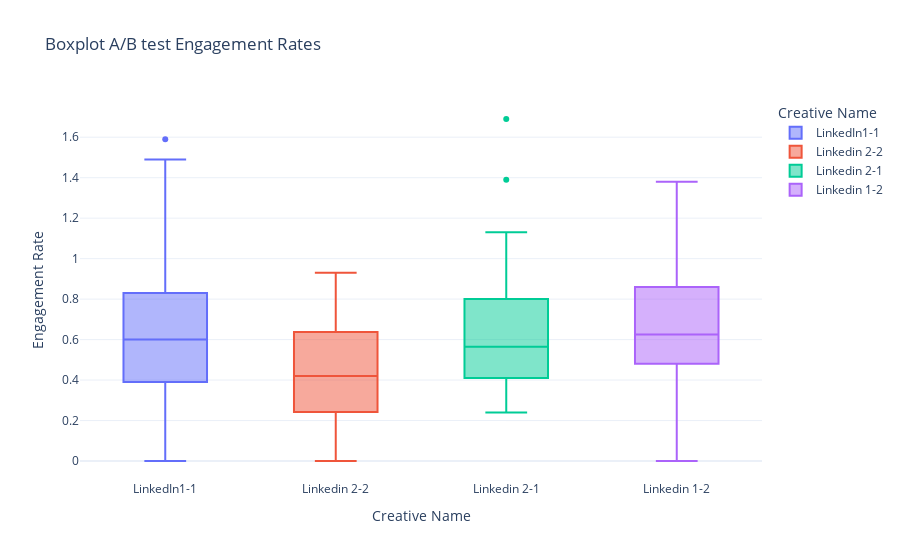

Write notebook code for a chart like this one.
### Code cell
fig.show()

### Figure 1 — Plotly figure (JSON) as saved in the notebook; plotly's stock layout.template omitted (floating-point values rounded to 4 significant figures)
{"data": [{"alignmentgroup": "True", "hovertemplate": "Creative Name=%{x}<br>Engagement Rate=%{y}<extra></extra>", "legendgroup": "LinkedIn1-1", "marker": {"color": "#636efa"}, "name": "LinkedIn1-1", "notched": false, "offsetgroup": "LinkedIn1-1", "orientation": "v", "showlegend": true, "type": "box", "x": ["LinkedIn1-1", "LinkedIn1-1", "LinkedIn1-1", "LinkedIn1-1", "LinkedIn1-1", "LinkedIn1-1", "LinkedIn1-1", "LinkedIn1-1", "LinkedIn1-1", "LinkedIn1-1", "LinkedIn1-1", "LinkedIn1-1", "LinkedIn1-1", "LinkedIn1-1", "LinkedIn1-1", "LinkedIn1-1", "LinkedIn1-1", "LinkedIn1-1", "LinkedIn1-1", "LinkedIn1-1", "LinkedIn1-1", "LinkedIn1-1", "LinkedIn1-1", "LinkedIn1-1", "LinkedIn1-1", "LinkedIn1-1", "LinkedIn1-1", "LinkedIn1-1", "LinkedIn1-1", "LinkedIn1-1", "LinkedIn1-1", "LinkedIn1-1", "LinkedIn1-1", "LinkedIn1-1", "LinkedIn1-1", "LinkedIn1-1", "LinkedIn1-1", "LinkedIn1-1", "LinkedIn1-1", "LinkedIn1-1", "LinkedIn1-1", "LinkedIn1-1", "LinkedIn1-1", "LinkedIn1-1", "LinkedIn1-1", "LinkedIn1-1", "LinkedIn1-1", "LinkedIn1-1", "LinkedIn1-1", "LinkedIn1-1"], "x0": " ", "xaxis": "x", "y": ["0.83%", "1.18%", "1.59%", "0.70%", "1.43%", "1.49%", "1.19%", "0.67%", "0.47%", "0.51%", "0.58%", "0.39%", "0.55%", "0.70%", "0.73%", "1.07%", "0.51%", "0.63%", "1.02%", "0%", "0%", "0.34%", "1.16%", "0.67%", "0.49%", "1.01%", "0.31%", "0.71%", "0.57%", "0%", "0.89%", "0.65%", "0%", "0%", "0.44%", "0.62%", "0.96%", "0.43%", "0.74%", "0%", "0.45%", "0.42%", "0.34%", "0%", "0.64%", "0.46%", "0.97%", "0%", "0.76%", "0.38%"], "y0": " ", "yaxis": "y"}, {"alignmentgroup": "True", "hovertemplate": "Creative Name=%{x}<br>Engagement Rate=%{y}<extra></extra>", "legendgroup": "Linkedin 2-2", "marker": {"color": "#EF553B"}, "name": "Linkedin 2-2", "notched": false, "offsetgroup": "Linkedin 2-2", "orientation": "v", "showlegend": true, "type": "box", "x": ["Linkedin 2-2", "Linkedin 2-2", "Linkedin 2-2", "Linkedin 2-2", "Linkedin 2-2", "Linkedin 2-2", "Linkedin 2-2", "Linkedin 2-2", "Linkedin 2-2", "Linkedin 2-2", "Linkedin 2-2", "Linkedin 2-2", "Linkedin 2-2", "Linkedin 2-2", "Linkedin 2-2"], "x0": " ", "xaxis": "x", "y": ["0.42%", "0.22%", "0.60%", "0.14%", "0.31%", "0%", "0.40%", "0.50%", "0.46%", "0.36%", "0%", "0.93%", "0.78%", "0.87%", "0.65%"], "y0": " ", "yaxis": "y"}, {"alignmentgroup": "True", "hovertemplate": "Creative Name=%{x}<br>Engagement Rate=%{y}<extra></extra>", "legendgroup": "Linkedin 2-1", "marker": {"color": "#00cc96"}, "name": "Linkedin 2-1", "notched": false, "offsetgroup": "Linkedin 2-1", "orientation": "v", "showlegend": true, "type": "box", "x": ["Linkedin 2-1", "Linkedin 2-1", "Linkedin 2-1", "Linkedin 2-1", "Linkedin 2-1", "Linkedin 2-1", "Linkedin 2-1", "Linkedin 2-1", "Linkedin 2-1", "Linkedin 2-1", "Linkedin 2-1", "Linkedin 2-1", "Linkedin 2-1", "Linkedin 2-1", "Linkedin 2-1", "Linkedin 2-1", "Linkedin 2-1", "Linkedin 2-1", "Linkedin 2-1", "Linkedin 2-1", "Linkedin 2-1", "Linkedin 2-1", "Linkedin 2-1", "Linkedin 2-1", "Linkedin 2-1", "Linkedin 2-1", "Linkedin 2-1", "Linkedin 2-1", "Linkedin 2-1", "Linkedin 2-1", "Linkedin 2-1", "Linkedin 2-1", "Linkedin 2-1", "Linkedin 2-1", "Linkedin 2-1", "Linkedin 2-1", "Linkedin 2-1", "Linkedin 2-1", "Linkedin 2-1", "Linkedin 2-1", "Linkedin 2-1", "Linkedin 2-1", "Linkedin 2-1", "Linkedin 2-1", "Linkedin 2-1", "Linkedin 2-1", "Linkedin 2-1", "Linkedin 2-1", "Linkedin 2-1", "Linkedin 2-1"], "x0": " ", "xaxis": "x", "y": ["0.83%", "1.13%", "0.40%", "0.86%", "1.09%", "1.39%", "0.58%", "0.85%", "0.26%", "0.70%", "1.69%", "0.38%", "0.65%", "0.51%", "0.75%", "0.35%", "0.35%", "0.33%", "0.99%", "0.47%", "0.49%", "0.80%", "0.32%", "0.63%", "0.85%", "0.31%", "0.63%", "0.41%", "0.47%", "0.77%", "0.37%", "0.79%", "0.31%", "0.70%", "0.54%", "0.82%", "0.57%", "0.71%", "0.50%", "0.86%", "0.47%", "0.96%", "0.47%", "0.43%", "0.35%", "0.56%", "0.70%", "0.49%", "0.24%", "0.46%"], "y0": " ", "yaxis": "y"}, {"alignmentgroup": "True", "hovertemplate": "Creative Name=%{x}<br>Engagement Rate=%{y}<extra></extra>", "legendgroup": "Linkedin 1-2", "marker": {"color": "#ab63fa"}, "name": "Linkedin 1-2", "notched": false, "offsetgroup": "Linkedin 1-2", "orientation": "v", "showlegend": true, "type": "box", "x": ["Linkedin 1-2", "Linkedin 1-2", "Linkedin 1-2", "Linkedin 1-2", "Linkedin 1-2", "Linkedin 1-2", "Linkedin 1-2", "Linkedin 1-2", "Linkedin 1-2", "Linkedin 1-2", "Linkedin 1-2", "Linkedin 1-2", "Linkedin 1-2", "Linkedin 1-2", "Linkedin 1-2", "Linkedin 1-2", "Linkedin 1-2", "Linkedin 1-2", "Linkedin 1-2", "Linkedin 1-2", "Linkedin 1-2", "Linkedin 1-2", "Linkedin 1-2", "Linkedin 1-2", "Linkedin 1-2", "Linkedin 1-2", "Linkedin 1-2", "Linkedin 1-2", "Linkedin 1-2", "Linkedin 1-2", "Linkedin 1-2", "Linkedin 1-2", "Linkedin 1-2", "Linkedin 1-2", "Linkedin 1-2", "Linkedin 1-2", "Linkedin 1-2", "Linkedin 1-2", "Linkedin 1-2", "Linkedin 1-2", "Linkedin 1-2", "Linkedin 1-2", "Linkedin 1-2", "Linkedin 1-2", "Linkedin 1-2", "Linkedin 1-2", "Linkedin 1-2", "Linkedin 1-2", "Linkedin 1-2", "Linkedin 1-2"], "x0": " ", "xaxis": "x", "y": ["1.18%", "0.48%", "0.49%", "0.48%", "0.67%", "0.53%", "0.20%", "0.38%", "0.57%", "0.65%", "0.77%", "0%", "0.79%", "0.45%", "0.28%", "0.54%", "0.34%", "0.57%", "0.67%", "0.94%", "0.63%", "0.59%", "0.74%", "0.60%", "0.44%", "0.96%", "0.59%", "0.40%", "1.01%", "1.05%", "0.62%", "1.38%", "1.19%", "0.55%", "0.63%", "0.11%", "1.21%", "0.84%", "0.67%", "1.08%", "0.80%", "0.76%", "1.07%", "0.44%", "0.29%", "0.87%", "0.60%", "0.33%", "0.86%", "1.09%"], "y0": " ", "yaxis": "y"}], "layout": {"boxmode": "overlay", "legend": {"title": {"text": "Creative Name"}, "tracegroupgap": 0}, "title": {"text": "Boxplot A/B test Engagement Rates"}, "xaxis": {"anchor": "y", "categoryarray": ["LinkedIn1-1", "Linkedin 2-2", "Linkedin 2-1", "Linkedin 1-2"], "categoryorder": "array", "domain": [0, 1], "title": {"text": "Creative Name"}}, "yaxis": {"anchor": "x", "domain": [0, 1], "title": {"text": "Engagement Rate"}}}}
